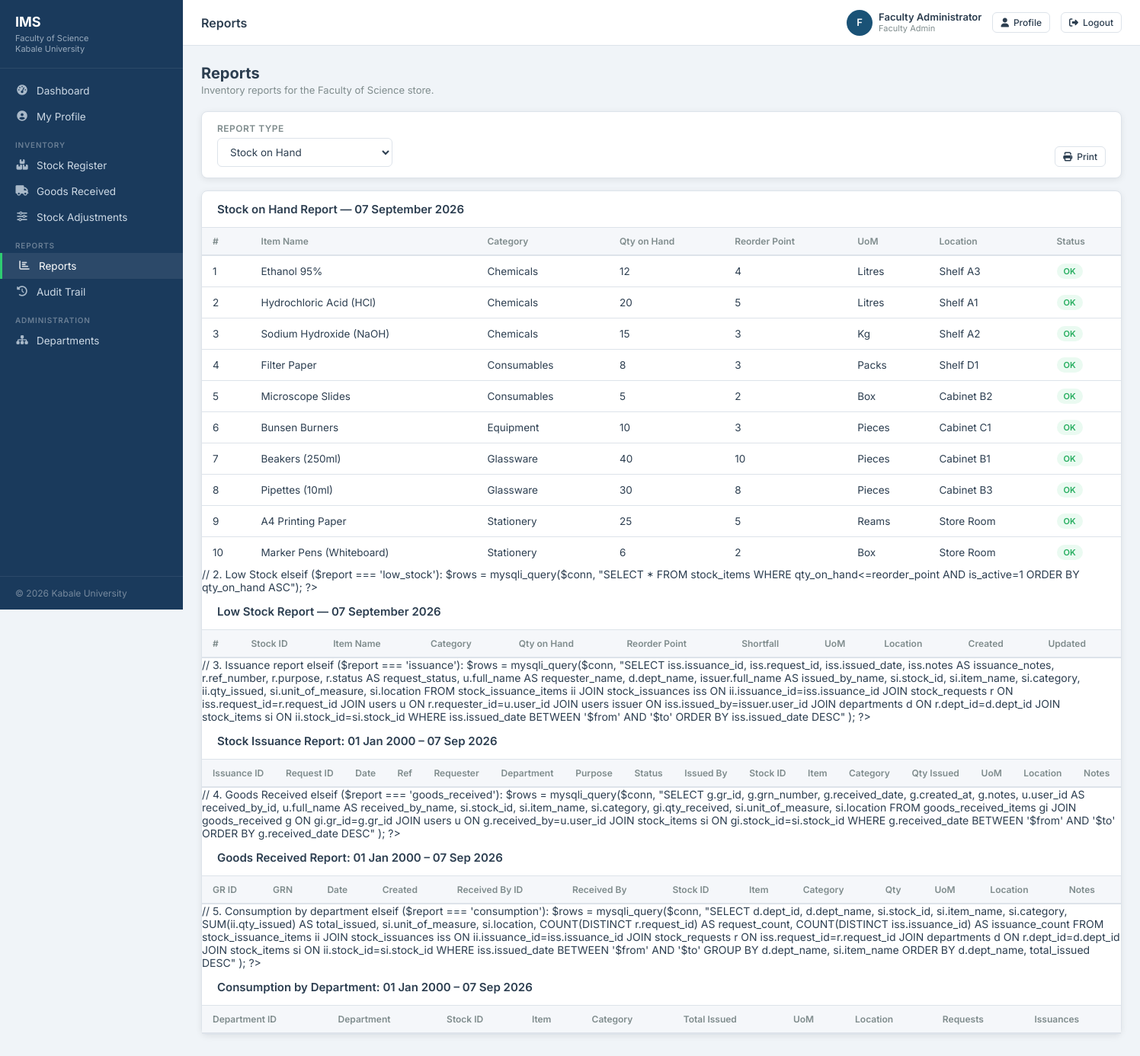
Screenshot of /modules/reports/index.php (signed in) with the database file from the repository.
### tables this page shows
CREATE TABLE stock_items (
    stock_id        INT AUTO_INCREMENT PRIMARY KEY,
    item_name       VARCHAR(150) NOT NULL,
    category        VARCHAR(100) NOT NULL,
    unit_of_measure VARCHAR(50)  NOT NULL,
    qty_on_hand     INT          NOT NULL DEFAULT 0,
    reorder_point   INT          NOT NULL DEFAULT 5,
    location        VARCHAR(100),
    is_active       TINYINT(1)   DEFAULT 1,
    created_by      INT,
    created_at      TIMESTAMP DEFAULT CURRENT_TIMESTAMP,
    updated_at      TIMESTAMP DEFAULT CURRENT_TIMESTAMP ON UPDATE CURRENT_TIMESTAMP,
    FOREIGN KEY (created_by) REFERENCES users(user_id)
);

### config/db.php (called while the page is built, shortened)
<?php
function sanitise($conn, $value) {
    return mysqli_real_escape_string($conn, trim($value));
}

### modules/reports/index.php (the view, shortened to what this page needs)
<?php
require_once BASE_URL . '/config/db.php';
$page_title = 'Reports';
$allowed_reports = ['stock_on_hand', 'low_stock', 'issuance', 'goods_received', 'consumption'];
$report = in_array($_GET['report'] ?? '', $allowed_reports, true) ? $_GET['report'] : 'stock_on_hand';
$from   = sanitise($conn, $_GET['from'] ?? '2000-01-01');
$to     = sanitise($conn, $_GET['to']   ?? date('Y-m-d'));
$is_print = ($_GET['print'] ?? '') === '1';
require_once BASE_URL . '/includes/header.php';
?>
<div class="page-header">
  <div><h1>Reports</h1><p>Inventory reports for the Faculty of Science store.</p></div>
</div>
<div class="card report-controls" style="margin-bottom:16px">
  <div class="card-body" style="padding:14px 20px">
    <form method="GET" style="display:flex;flex-wrap:wrap;gap:10px;align-items:flex-end">
      <div class="form-group" style="margin:0;min-width:200px">
        <label>Report Type</label>
        <select name="report" class="form-control" onchange="this.form.submit()">
          <option value="stock_on_hand"  <?= $report==='stock_on_hand'?'selected':'' ?>>Stock on Hand</option>
        </select>
      </div>
      <a href="?report=<?= $report ?>&from=<?= $from ?>&to=<?= $to ?>&print=1" target="_blank" class="btn btn-outline btn-sm" style="margin-left:auto">
        <i class="fa fa-print"></i> Print
      </a>
    </form>
  </div>
</div>
<div class="card report-output">
<?php
if ($report === 'stock_on_hand'):
    $rows = mysqli_query($conn, "SELECT * FROM stock_items WHERE is_active=1 ORDER BY category, item_name");
?>
  <div class="card-header"><h2>Stock on Hand Report — <?= date('d F Y') ?></h2></div>
  <div class="table-wrap"><table>
    <thead><tr><th>#</th><th>Item Name</th><th>Category</th><th>Qty on Hand</th><th>Reorder Point</th><th>UoM</th><th>Location</th><th>Status</th></tr></thead>
    <tbody>
    <?php $i=1; while($r=mysqli_fetch_assoc($rows)): $low=$r['qty_on_hand']<=$r['reorder_point']; ?>
    <tr>
      <td><?= $i++ ?></td>
      <td><?= htmlspecialchars($r['item_name']) ?></td>
      <td><?= htmlspecialchars($r['category']) ?></td>
      <td style="<?= $low?'color:var(--danger);font-weight:700':'' ?>"><?= $r['qty_on_hand'] ?></td>
      <td><?= $r['reorder_point'] ?></td>
      <td><?= htmlspecialchars($r['unit_of_measure']) ?></td>
      <td><?= htmlspecialchars($r['location']) ?></td>
      <td><span class="badge <?= $low?'badge-low':'badge-ok' ?>"><?= $low?'Low':'OK' ?></span></td>
    </tr>
    <?php endwhile; ?>
    </tbody>
  </table></div>
// 2. Low Stock
elseif ($report === 'low_stock'):
    $rows = mysqli_query($conn, "SELECT * FROM stock_items WHERE qty_on_hand<=reorder_point AND is_active=1 ORDER BY qty_on_hand ASC");
?>
  <div class="card-header"><h2>Low Stock Report — <?= date('d F Y') ?></h2></div>
  <div class="table-wrap"><table>
    <thead><tr><th>#</th><th>Stock ID</th><th>Item Name</th><th>Category</th><th>Qty on Hand</th><th>Reorder Point</th><th>Shortfall</th><th>UoM</th><th>Location</th><th>Created</th><th>Updated</th></tr></thead>
  </table></div>
// 3. Issuance report
elseif ($report === 'issuance'):
    $rows = mysqli_query($conn,
         "SELECT iss.issuance_id, iss.request_id, iss.issued_date, iss.notes AS issuance_notes,
           r.ref_number, r.purpose, r.status AS request_status,
           u.full_name AS requester_name, d.dept_name,
           issuer.full_name AS issued_by_name,
           si.stock_id, si.item_name, si.category, ii.qty_issued, si.unit_of_measure, si.location
         FROM stock_issuance_items ii
         JOIN stock_issuances iss ON ii.issuance_id=iss.issuance_id
         JOIN stock_requests r ON iss.request_id=r.request_id
         JOIN users u ON r.requester_id=u.user_id
         JOIN users issuer ON iss.issued_by=issuer.user_id
         JOIN departments d ON r.dept_id=d.dept_id
         JOIN stock_items si ON ii.stock_id=si.stock_id
         WHERE iss.issued_date BETWEEN '$from' AND '$to'
         ORDER BY iss.issued_date DESC"
    );
?>
  <div class="card-header"><h2>Stock Issuance Report: <?= date('d M Y',strtotime($from)) ?> – <?= date('d M Y',strtotime($to)) ?></h2></div>
  <div class="table-wrap"><table>
    <thead><tr><th>Issuance ID</th><th>Request ID</th><th>Date</th><th>Ref</th><th>Requester</th><th>Department</th><th>Purpose</th><th>Status</th><th>Issued By</th><th>Stock ID</th><th>Item</th><th>Category</th><th>Qty Issued</th><th>UoM</th><th>Location</th><th>Notes</th></tr></thead>
  </table></div>
// 4. Goods Received
elseif ($report === 'goods_received'):
    $rows = mysqli_query($conn,
         "SELECT g.gr_id, g.grn_number, g.received_date, g.created_at, g.notes,
           u.user_id AS received_by_id, u.full_name AS received_by_name,
           si.stock_id, si.item_name, si.category, gi.qty_received,
           si.unit_of_measure, si.location
         FROM goods_received_items gi
         JOIN goods_received g ON gi.gr_id=g.gr_id
         JOIN users u ON g.received_by=u.user_id
         JOIN stock_items si ON gi.stock_id=si.stock_id
         WHERE g.received_date BETWEEN '$from' AND '$to'
         ORDER BY g.received_date DESC"
    );
?>
  <div class="card-header"><h2>Goods Received Report: <?= date('d M Y',strtotime($from)) ?> – <?= date('d M Y',strtotime($to)) ?></h2></div>
  <div class="table-wrap"><table>
    <thead><tr><th>GR ID</th><th>GRN</th><th>Date</th><th>Created</th><th>Received By ID</th><th>Received By</th><th>Stock ID</th><th>Item</th><th>Category</th><th>Qty</th><th>UoM</th><th>Location</th><th>Notes</th></tr></thead>
  </table></div>
// 5. Consumption by department
elseif ($report === 'consumption'):
    $rows = mysqli_query($conn,
        "SELECT d.dept_id, d.dept_name, si.stock_id, si.item_name, si.category,
          SUM(ii.qty_issued) AS total_issued, si.unit_of_measure, si.location,
          COUNT(DISTINCT r.request_id) AS request_count,
          COUNT(DISTINCT iss.issuance_id) AS issuance_count
         FROM stock_issuance_items ii
         JOIN stock_issuances iss ON ii.issuance_id=iss.issuance_id
         JOIN stock_requests r ON iss.request_id=r.request_id
         JOIN departments d ON r.dept_id=d.dept_id
         JOIN stock_items si ON ii.stock_id=si.stock_id
         WHERE iss.issued_date BETWEEN '$from' AND '$to'
         GROUP BY d.dept_name, si.item_name
         ORDER BY d.dept_name, total_issued DESC"
    );
?>
  <div class="card-header"><h2>Consumption by Department: <?= date('d M Y',strtotime($from)) ?> – <?= date('d M Y',strtotime($to)) ?></h2></div>
  <div class="table-wrap"><table>
    <thead><tr><th>Department ID</th><th>Department</th><th>Stock ID</th><th>Item</th><th>Category</th><th>Total Issued</th><th>UoM</th><th>Location</th><th>Requests</th><th>Issuances</th></tr></thead>
  </table></div>
<?php endif; ?>
</div>
<?php require_once BASE_URL . '/includes/footer.php'; ?>

### includes/header.php (shortened to what this page needs)
<?php
$current_user = $_SESSION;
?>
<!DOCTYPE html>
<html lang="en">
<head>
<link rel="stylesheet" href="<?= BASE_URL ?>/assets/css/style.css">
<link rel="stylesheet" href="https://cdnjs.cloudflare.com/ajax/libs/font-awesome/6.5.0/css/all.min.css">
</head>
<body class="<?= !empty($is_print) ? 'print-mode' : '' ?>">
<div class="ims-wrapper">
<?php require_once __DIR__ . '/sidebar.php'; ?>
<div class="main">
<div class="topbar">
  <div class="topbar-title"><?= htmlspecialchars($page_title ?? '') ?></div>
  <div class="topbar-right">
    <div class="topbar-user">
      <a href="<?= BASE_URL ?>/modules/profile/index.php" class="avatar" title="My profile">
        <?php if (!empty($current_user['profile_picture'])): ?>
          <img src="<?= BASE_URL . '/' . htmlspecialchars($current_user['profile_picture']) ?>" alt="Profile picture">
        <?php else: ?>
          <?= strtoupper(substr($current_user['full_name'], 0, 1)) ?>
        <?php endif; ?>
      </a>
      <div>
        <div style="font-weight:600;line-height:1.2"><?= htmlspecialchars($current_user['full_name']) ?></div>
        <div style="font-size:11px;color:var(--text-muted);text-transform:capitalize">
          <?= str_replace('_', ' ', $current_user['role']) ?>
        </div>
      </div>
    </div>
    <a href="<?= BASE_URL ?>/modules/profile/index.php" class="btn btn-outline btn-sm">
      <i class="fa fa-user"></i> Profile
    </a>
    <a href="<?= BASE_URL ?>/modules/auth/logout.php" class="btn btn-outline btn-sm">
      <i class="fa fa-sign-out-alt"></i> Logout
    </a>
  </div>
</div>
<div class="content">

### includes/sidebar.php (shortened to what this page needs)
<?php
$role = $_SESSION['role'] ?? '';
$uri  = $_SERVER['REQUEST_URI'] ?? '';
function nav_link($href, $icon, $label, $uri) {
    $active = (strpos($uri, $href) !== false) ? ' active' : '';
    return "<a href='" . BASE_URL . $href . "' class='$active'><i class='fa $icon'></i> $label</a>";
}
?>
<nav class="sidebar">
  <div class="sidebar-brand">
    <h1>IMS</h1>
    <p>Faculty of Science<br>Kabale University</p>
  </div>
  <div class="sidebar-nav">
    <?php echo nav_link('/modules/dashboard/index.php', 'fa-tachometer-alt', 'Dashboard', $uri); ?>
    <?php echo nav_link('/modules/profile/index.php', 'fa-user-circle', 'My Profile', $uri); ?>
    <?php if (in_array($role, ['store_keeper','admin','faculty_admin'])): ?>
    <div class="nav-section-label">Inventory</div>
    <?php echo nav_link('/modules/stock/register.php',   'fa-boxes',        'Stock Register', $uri); ?>
    <?php echo nav_link('/modules/goods_received/receive.php','fa-truck',   'Goods Received', $uri); ?>
    <?php echo nav_link('/modules/stock/adjust.php',     'fa-sliders-h',    'Stock Adjustments', $uri); ?>
    <?php endif; ?>
    <?php if (in_array($role, ['store_keeper','admin','faculty_admin'])): ?>
    <div class="nav-section-label">Reports</div>
    <?php echo nav_link('/modules/reports/index.php',    'fa-chart-bar',    'Reports', $uri); ?>
    <?php echo nav_link('/modules/reports/audit.php',    'fa-history',      'Audit Trail', $uri); ?>
    <?php endif; ?>
    <?php if (in_array($role, ['admin','faculty_admin'])): ?>
    <div class="nav-section-label">Administration</div>
    <?php echo nav_link('/modules/admin/departments.php','fa-sitemap',      'Departments', $uri); ?>
    <?php endif; ?>
  </div>
  <div class="sidebar-footer">
    &copy; <?= date('Y') ?> Kabale University
  </div>
</nav>

### includes/footer.php (shortened to what this page needs)
</div>
</div>
</div>
</body>
</html>

### rows the page displays
stock_items: item_name "Ethanol 95%", category "Chemicals", qty_on_hand "12", reorder_point "4", unit_of_measure "Litres", location "Shelf A3", shows "OK"
stock_items: item_name "Hydrochloric Acid (HCl)", category "Chemicals", qty_on_hand "20", reorder_point "5", unit_of_measure "Litres", location "Shelf A1", shows "OK"
stock_items: item_name "Sodium Hydroxide (NaOH)", category "Chemicals", qty_on_hand "15", reorder_point "3", unit_of_measure "Kg", location "Shelf A2", shows "OK"
stock_items: item_name "Filter Paper", category "Consumables", qty_on_hand "8", reorder_point "3", unit_of_measure "Packs", location "Shelf D1", shows "OK"
stock_items: item_name "Microscope Slides", category "Consumables", qty_on_hand "5", reorder_point "2", unit_of_measure "Box", location "Cabinet B2", shows "OK"
stock_items: item_name "Bunsen Burners", category "Equipment", qty_on_hand "10", reorder_point "3", unit_of_measure "Pieces", location "Cabinet C1", shows "OK"
stock_items: item_name "Beakers (250ml)", category "Glassware", qty_on_hand "40", reorder_point "10", unit_of_measure "Pieces", location "Cabinet B1", shows "OK"
stock_items: item_name "Pipettes (10ml)", category "Glassware", qty_on_hand "30", reorder_point "8", unit_of_measure "Pieces", location "Cabinet B3", shows "OK"
stock_items: item_name "A4 Printing Paper", category "Stationery", qty_on_hand "25", reorder_point "5", unit_of_measure "Reams", location "Store Room", shows "OK"
stock_items: item_name "Marker Pens (Whiteboard)", category "Stationery", qty_on_hand "6", reorder_point "2", unit_of_measure "Box", location "Store Room", shows "OK"

### other values shown
$label "Dashboard My Profile Stock Register Goods Received Stock Adjustments Reports Audit Trail Departments"
$page_title "Reports"
substr($current_user['full_name'], 0, 1) "F"
$current_user['full_name'] "Faculty Administrator"
str_replace('_', ' ', $current_user['role']) "Faculty Admin"
date('d M Y',strtotime($from)) "01 Jan 2000"
date('d M Y',strtotime($to)) "07 Sep 2026"
